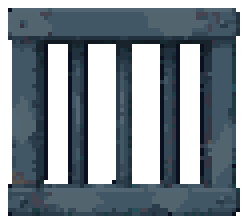
#> input picture assets/decor/cell_barred_window.png, 123 x 111 px, given in place of n09_idle_1.png, which was not available (shown 2 times larger)
$ python build_exe.py
#> lines starting #> are read from the running program, lines starting #| are printed output that depends on the picture
"""실행 파일 만들기 (2026-11-21 퀄리티 계획 3-1). 파이썬 없는 Windows PC에서 켜지는 폴더 + zip을 만든다.

실행: python tools/build_exe.py            (PyInstaller 필요: python -m pip install pyinstaller)
결과: dist/Haze/Haze.exe (폴더째 옮겨야 한다), dist/Haze_win64.zip (나눠 줄 파일)

- 한 폴더(onedir) 방식: 한 파일(onefile)보다 켜질 때 빠르고 백신 오탐이 적다.
- 콘솔 창 없이(windowed) 켠다. 오류는 저장 폴더의 기록 파일에 남긴다(계획 3-2).
- 게임이 읽는 폴더만 넣는다(INCLUDE). 원화(forge, 600MB)·컨셉·발표·상점 그림은 넣지 않는다.
- SDL2 DLL은 pysdl2-dll 패키지(sdl2dll)에서 가져온다.
"""
import os
import shutil
import subprocess
import sys
import zipfile

ROOT = os.path.abspath(os.path.join(os.path.dirname(os.path.abspath(__file__)), '..'))
NAME = 'Haze'
# 게임 코드가 읽는 폴더 (tests/test_build.py가 src를 훑어 빠진 것이 없는지 본다)
INCLUDE = (
    'assets/sprites/unified', 'assets/backgrounds', 'assets/placeholder', 'assets/props', 'assets/decor', 'assets/portraits', 'assets/tiles',
    'assets/ui', 'assets/effects', 'assets/sfx', 'assets/sfx_v3', 'assets/music', 'assets/fonts', 'data',
)
# 게임 실행에 필요 없는데 딸려 들어오는 큰 패키지 (numpy는 소리·그림 만드는 도구에서만 쓴다)
EXCLUDE = ('IPython', 'jedi', 'parso', 'numpy', 'scipy', 'matplotlib', 'tkinter', 'pytest', 'pygments', 'prompt_toolkit', 'zmq')
ICON_SOURCE = 'assets/sprites/unified/n09_idle_1.png'


def make_icon(out_path):
    """주인공 대기 그림을 정사각형에 놓고 최근접으로 키워 아이콘(.ico)을 만든다 (빌드용, 게임 화면에는 안 쓴다)."""
#> called with out_path = 'build/pyinstaller/haze.ico'
    from PIL import Image
    im = Image.open(os.path.join(ROOT, ICON_SOURCE)).convert('RGBA')
#> im is the input picture: PIL image 123x111 RGBA; mean R, G, B, A 33.4, 44, 51.9, 156.9
    im = im.crop(im.getbbox())
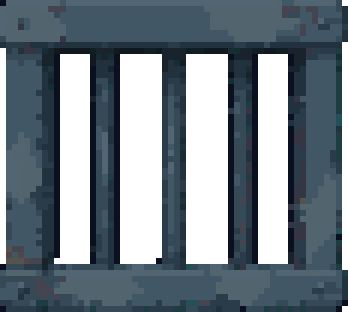
#> im: PIL image 116x104 RGBA (shown 3 times larger); mean R, G, B, A 37.8, 49.7, 58.7, 177.6; transparent parts drawn white
    side = max(im.size)
#> side = 116
    square = Image.new('RGBA', (side, side), (0, 0, 0, 0))
#> square: PIL image 116x116 RGBA; every value is 0
    square.paste(im, ((side - im.width) // 2, side - im.height))
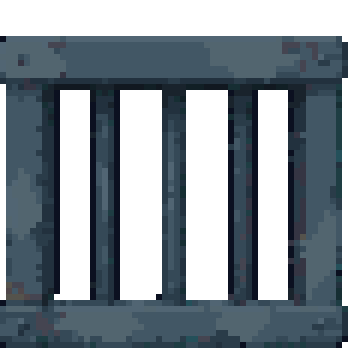
#> square: PIL image 116x116 RGBA (shown 3 times larger); mean R, G, B, A 33.9, 44.6, 52.6, 159.2; transparent parts drawn white
    k = max(1, 256 // side)
#> k = 2
    big = square.resize((side * k, side * k), Image.NEAREST)
    canvas = Image.new('RGBA', (256, 256), (0, 0, 0, 0))
#> canvas: PIL image 256x256 RGBA; every value is 0
    canvas.paste(big, ((256 - big.width) // 2, (256 - big.height) // 2))
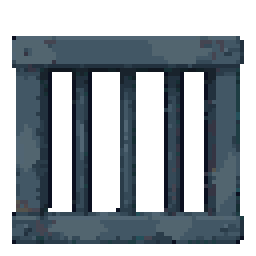
#> canvas: PIL image 256x256 RGBA; mean R, G, B, A 27.8, 36.6, 43.2, 130.7; transparent parts drawn white
    canvas.save(out_path, sizes=[(256, 256), (64, 64), (48, 48), (32, 32), (16, 16)])


def build():
    work = os.path.join(ROOT, 'build', 'pyinstaller')
    dist = os.path.join(ROOT, 'dist')
    os.makedirs(work, exist_ok=True)
    icon = os.path.join(work, 'haze.ico')
    make_icon(icon)
    args = [sys.executable, '-m', 'PyInstaller', '--noconfirm', '--clean', '--windowed', '--name', NAME,
            '--icon', icon, '--paths', os.path.join(ROOT, 'src'),
            '--workpath', work, '--specpath', work, '--distpath', dist,
            '--collect-all', 'sdl2dll', '--hidden-import', 'transitions']
    for mod in EXCLUDE:
        args += ['--exclude-module', mod]
    for folder in INCLUDE:
        args += ['--add-data', f'{os.path.join(ROOT, folder)}{os.pathsep}{folder}']
    args.append(os.path.join(ROOT, 'src', 'main.py'))
#> (the run stopped early here; a loop or call above may not have finished)

$ run again, on assets/decor/cell_sagging_wires.png
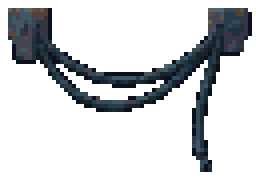
#> input picture assets/decor/cell_sagging_wires.png, 128 x 89 px, given in place of n09_idle_1.png, which was not available (shown 2 times larger)
#> in make_icon, im is the input picture: PIL image 128x89 RGBA; mean R, G, B, A 8.9, 11.2, 13.8, 56.9
#> in make_icon, `im = im.crop(im.getbbox())`:
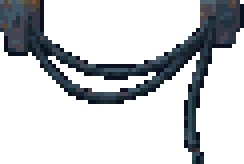
#> im: PIL image 122x82 RGBA (shown 2 times larger); mean R, G, B, A 10.1, 12.8, 15.8, 64.7; transparent parts drawn white
#> in make_icon, `canvas.paste(big, ((256 - big.width) // 2, (256 - big.height) // 2))`:
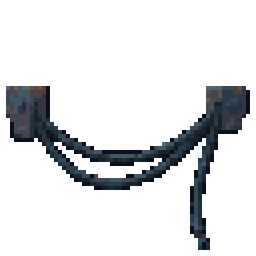
#> canvas: PIL image 256x256 RGBA; mean R, G, B, A 6.2, 7.8, 9.6, 39.5; transparent parts drawn white
